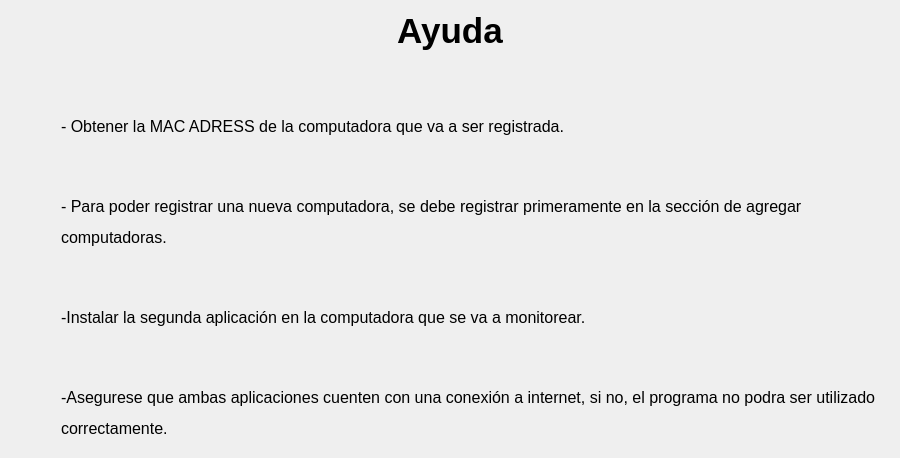
               <widget class="QWidget" name="page_3">
                <layout class="QVBoxLayout" name="verticalLayout_12">
                 <item>
                  <widget class="QWidget" name="widget_9" native="true">
                   <property name="maximumSize">
                    <size>
                     <width>16777215</width>
                     <height>50</height>
                    </size>
                   </property>
                   <layout class="QGridLayout" name="gridLayout_7">
                    <property name="leftMargin">
                     <number>0</number>
                    </property>
                    <property name="topMargin">
                     <number>0</number>
                    </property>
                    <property name="rightMargin">
                     <number>0</number>
                    </property>
                    <property name="bottomMargin">
                     <number>0</number>
                    </property>
                    <property name="spacing">
                     <number>0</number>
                    </property>
                    <item row="0" column="0">
                     <widget class="QLabel" name="label_5">
                      <property name="font">
                       <font>
                        <pointsize>26</pointsize>
                        <weight>75</weight>
                        <bold>true</bold>
                       </font>
                      </property>
                      <property name="text">
                       <string>Ayuda</string>
                      </property>
                      <property name="alignment">
                       <set>Qt::AlignCenter</set>
                      </property>
                     </widget>
                    </item>
                   </layout>
                  </widget>
                 </item>
                 <item>
                  <widget class="QWidget" name="widget_10" native="true">
                   <layout class="QGridLayout" name="gridLayout_8">
                    <property name="leftMargin">
                     <number>50</number>
                    </property>
                    <property name="topMargin">
                     <number>60</number>
                    </property>
                    <item row="0" column="0">
                     <widget class="QLabel" name="label_15">
                      <property name="font">
                       <font>
                        <pointsize>12</pointsize>
                       </font>
                      </property>
                      <property name="text">
                       <string>&lt;html&gt;&lt;head/&gt;&lt;body&gt;&lt;p&gt;- Obtener la MAC ADRESS de la computadora que va a ser registrada. &lt;/p&gt;&lt;p&gt;&lt;br/&gt;&lt;/p&gt;&lt;p&gt;- Para poder registrar una nueva computadora, se debe registrar primeramente en la sección de agregar &lt;/p&gt;&lt;p&gt;computadoras. &lt;/p&gt;&lt;p&gt;&lt;br/&gt;&lt;/p&gt;&lt;p&gt;-Instalar la segunda aplicación en la computadora que se va a monitorear. &lt;/p&gt;&lt;p&gt;&lt;br/&gt;&lt;/p&gt;&lt;p&gt;-Asegurese que ambas aplicaciones cuenten con una conexión a internet, si no, el programa no podra ser utilizado &lt;/p&gt;&lt;p&gt;correctamente.&lt;/p&gt;&lt;/body&gt;&lt;/html&gt;</string>
                      </property>
                      <property name="alignment">
                       <set>Qt::AlignJustify|Qt::AlignTop</set>
                      </property>
                     </widget>
                    </item>
                   </layout>
                  </widget>
                 </item>
                </layout>
               </widget>
